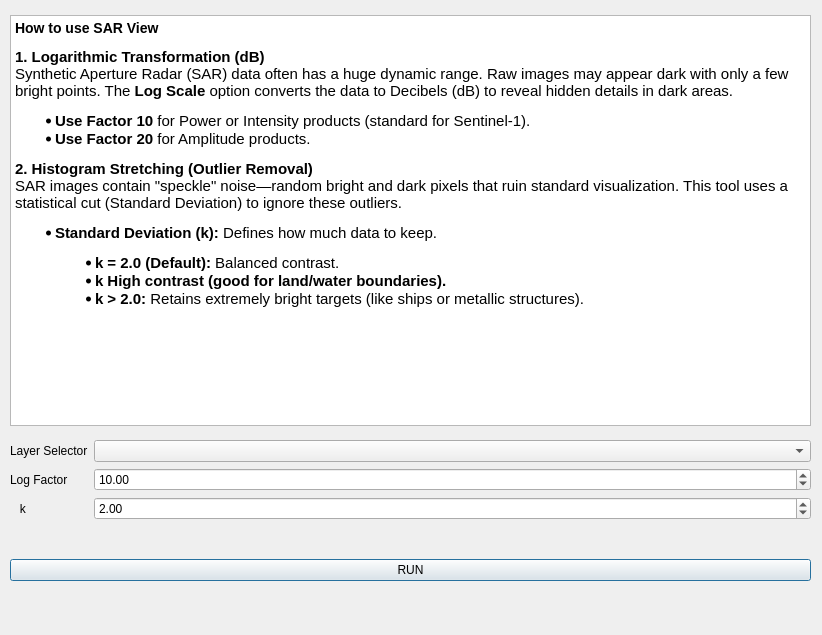
<?xml version="1.0" encoding="UTF-8"?>
<ui version="4.0">
 <class>SARViewDialogBase</class>
 <widget class="QDialog" name="SARViewDialogBase">
  <property name="geometry">
   <rect>
    <x>0</x>
    <y>0</y>
    <width>822</width>
    <height>635</height>
   </rect>
  </property>
  <property name="windowTitle">
   <string>SAR VIEW</string>
  </property>
  <widget class="QWidget" name="gridLayoutWidget">
   <property name="geometry">
    <rect>
     <x>10</x>
     <y>440</y>
     <width>801</width>
     <height>141</height>
    </rect>
   </property>
   <layout class="QGridLayout" name="gridLayout">
    <item row="2" column="0">
     <widget class="QPushButton" name="EnhanceBtn">
      <property name="text">
       <string>RUN</string>
      </property>
     </widget>
    </item>
    <item row="1" column="0">
     <layout class="QFormLayout" name="formLayout">
      <item row="2" column="0">
       <widget class="QLabel" name="layerSelectorLabel">
        <property name="text">
         <string>Layer Selector</string>
        </property>
       </widget>
      </item>
      <item row="2" column="1">
       <widget class="QComboBox" name="LayerSelector"/>
      </item>
      <item row="3" column="0">
       <widget class="QLabel" name="logFactorLabel">
        <property name="text">
         <string>Log Factor</string>
        </property>
       </widget>
      </item>
      <item row="3" column="1">
       <widget class="QDoubleSpinBox" name="LogFactor">
        <property name="whatsThis">
         <string/>
        </property>
        <property name="accessibleName">
         <string/>
        </property>
        <property name="value">
         <double>10.000000000000000</double>
        </property>
       </widget>
      </item>
      <item row="4" column="0">
       <widget class="QLabel" name="outliersPercentToBeRemovedLabel">
        <property name="text">
         <string>   k</string>
        </property>
       </widget>
      </item>
      <item row="4" column="1">
       <widget class="QDoubleSpinBox" name="OutlierDec">
        <property name="value">
         <double>2.000000000000000</double>
        </property>
       </widget>
      </item>
     </layout>
    </item>
   </layout>
  </widget>
  <widget class="QTextBrowser" name="textBrowser">
   <property name="geometry">
    <rect>
     <x>10</x>
     <y>15</y>
     <width>801</width>
     <height>411</height>
    </rect>
   </property>
   <property name="html">
    <string>&lt;!DOCTYPE HTML PUBLIC &quot;-//W3C//DTD HTML 4.0//EN&quot; &quot;http://www.w3.org/TR/REC-html40/strict.dtd&quot;&gt;
&lt;html&gt;&lt;head&gt;&lt;meta name=&quot;qrichtext&quot; content=&quot;1&quot; /&gt;&lt;style type=&quot;text/css&quot;&gt;
p, li { white-space: pre-wrap; }
&lt;/style&gt;&lt;/head&gt;&lt;body style=&quot; font-family:'Ubuntu'; font-size:11pt; font-weight:400; font-style:normal;&quot;&gt;
&lt;h3 style=&quot; margin-top:14px; margin-bottom:12px; margin-left:0px; margin-right:0px; -qt-block-indent:0; text-indent:0px;&quot;&gt;&lt;span style=&quot; font-size:large; font-weight:600;&quot;&gt;How to use SAR View&lt;/span&gt;&lt;/h3&gt;
&lt;p style=&quot; margin-top:12px; margin-bottom:12px; margin-left:0px; margin-right:0px; -qt-block-indent:0; text-indent:0px;&quot;&gt;&lt;span style=&quot; font-weight:600;&quot;&gt;1. Logarithmic Transformation (dB)&lt;/span&gt;&lt;br /&gt;Synthetic Aperture Radar (SAR) data often has a huge dynamic range. Raw images may appear dark with only a few bright points. The &lt;span style=&quot; font-weight:600;&quot;&gt;Log Scale&lt;/span&gt; option converts the data to Decibels (dB) to reveal hidden details in dark areas.&lt;/p&gt;
&lt;ul style=&quot;margin-top: 0px; margin-bottom: 0px; margin-left: 0px; margin-right: 0px; -qt-list-indent: 1;&quot;&gt;&lt;li style=&quot;&quot; style=&quot; margin-top:12px; margin-bottom:0px; margin-left:0px; margin-right:0px; -qt-block-indent:0; text-indent:0px;&quot;&gt;&lt;span style=&quot; font-weight:600;&quot;&gt;Use Factor 10&lt;/span&gt; for Power or Intensity products (standard for Sentinel-1). &lt;/li&gt;
&lt;li style=&quot;&quot; style=&quot; margin-top:0px; margin-bottom:12px; margin-left:0px; margin-right:0px; -qt-block-indent:0; text-indent:0px;&quot;&gt;&lt;span style=&quot; font-weight:600;&quot;&gt;Use Factor 20&lt;/span&gt; for Amplitude products. &lt;/li&gt;&lt;/ul&gt;
&lt;p style=&quot; margin-top:12px; margin-bottom:12px; margin-left:0px; margin-right:0px; -qt-block-indent:0; text-indent:0px;&quot;&gt;&lt;span style=&quot; font-weight:600;&quot;&gt;2. Histogram Stretching (Outlier Removal)&lt;/span&gt;&lt;br /&gt;SAR images contain &amp;quot;speckle&amp;quot; noise—random bright and dark pixels that ruin standard visualization. This tool uses a statistical cut (Standard Deviation) to ignore these outliers.&lt;/p&gt;
&lt;ul style=&quot;margin-top: 0px; margin-bottom: 0px; margin-left: 0px; margin-right: 0px; -qt-list-indent: 1;&quot;&gt;&lt;li style=&quot;&quot; style=&quot; margin-top:12px; margin-bottom:12px; margin-left:0px; margin-right:0px; -qt-block-indent:0; text-indent:0px;&quot;&gt;&lt;span style=&quot; font-weight:600;&quot;&gt;Standard Deviation (k):&lt;/span&gt; Defines how much data to keep. 
&lt;ul style=&quot;margin-top: 0px; margin-bottom: 0px; margin-left: 0px; margin-right: 0px; -qt-list-indent: 2;&quot;&gt;&lt;li style=&quot;&quot; style=&quot; margin-top:0px; margin-bottom:0px; margin-left:0px; margin-right:0px; -qt-block-indent:0; text-indent:0px;&quot;&gt;&lt;span style=&quot; font-weight:600;&quot;&gt;k = 2.0 (Default):&lt;/span&gt; Balanced contrast. &lt;/li&gt;
&lt;li style=&quot;&quot; style=&quot; margin-top:0px; margin-bottom:0px; margin-left:0px; margin-right:0px; -qt-block-indent:0; text-indent:0px;&quot;&gt;&lt;span style=&quot; font-weight:600;&quot;&gt;k High contrast (good for land/water boundaries).&lt;/span&gt;&lt;/li&gt;
&lt;li style=&quot;&quot; style=&quot; margin-top:0px; margin-bottom:0px; margin-left:0px; margin-right:0px; -qt-block-indent:0; text-indent:0px;&quot;&gt;&lt;span style=&quot; font-weight:600;&quot;&gt;k &amp;gt; 2.0:&lt;/span&gt; Retains extremely bright targets (like ships or metallic structures). &lt;/li&gt;&lt;/ul&gt;&lt;/li&gt;&lt;/ul&gt;&lt;/body&gt;&lt;/html&gt;</string>
   </property>
  </widget>
 </widget>
 <resources/>
 <connections/>
</ui>
